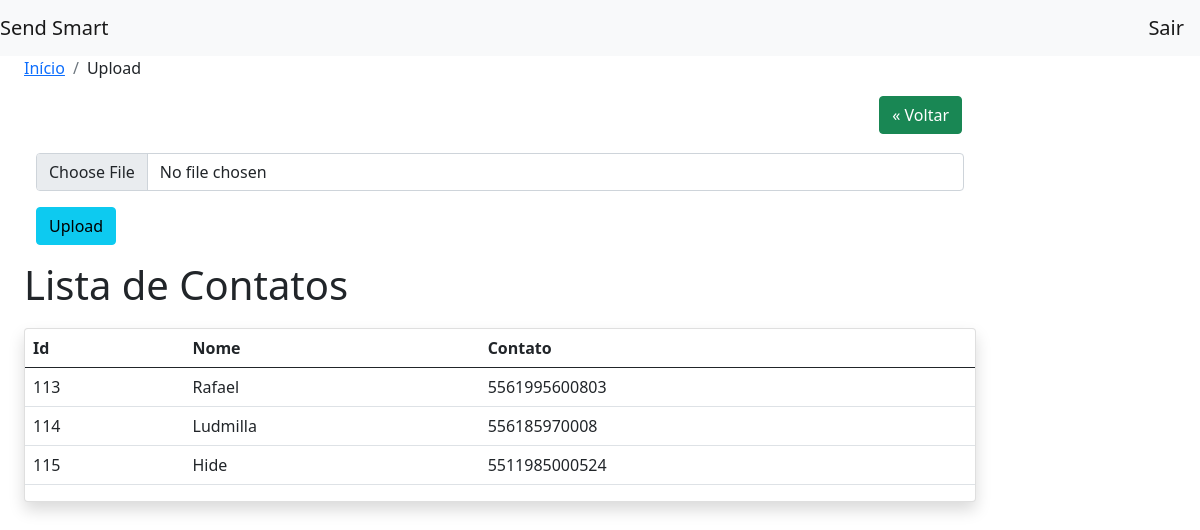
Before: /upload with the older database file.
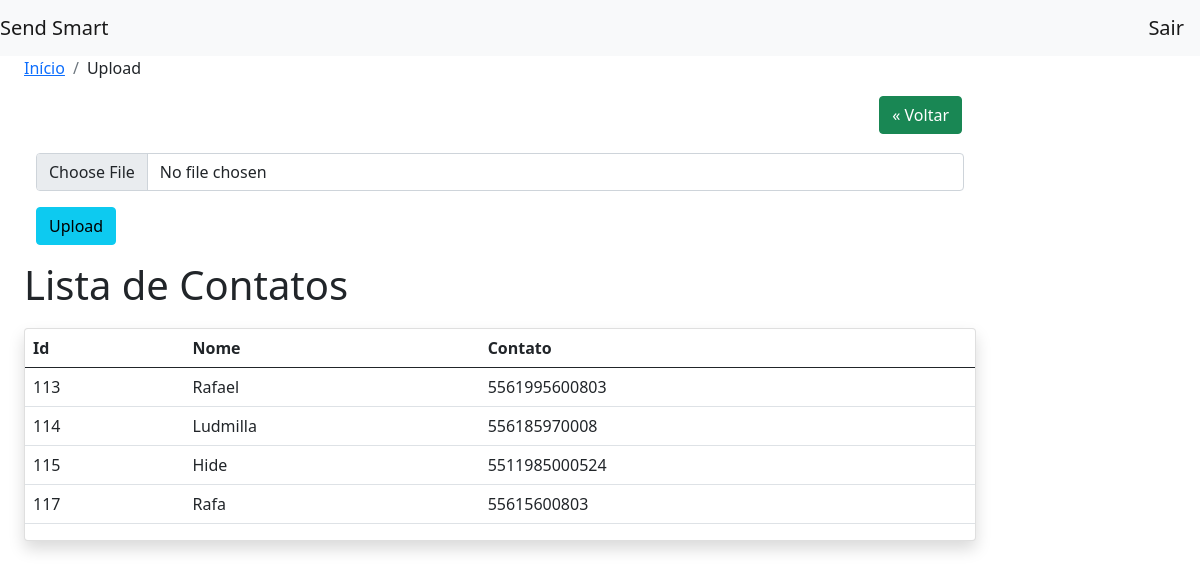
After: the same page with the newer database file.
### contatos/models.py (models this page shows, shortened)
class Contato(models.Model):
    nome= models.CharField(max_length=100, unique=True)
    contato=models.CharField(max_length=20)
    data_update=models.DateTimeField(auto_now=True)
    data_criacao=models.DateTimeField(auto_now=True)
    selecionado=models.BooleanField(default=False)

### csvs/views.py (the view, shortened to what this page needs)
def upload_file_view(request):
    form = CsvModelForm (request.POST or None, request.FILES or None)
    contatos=Contato.objects.all()
    try:
        return render (request, 'csvs/upload.html',{'form':form,'contatos':contatos})
    except:
            messages.error(request, "Já existe esse arquivo cadastrado")
            messages.get_messages(request).used=True
            return render (request, 'csvs/upload.html',{'form':form,'contatos':contatos})

### csvs/forms.py
class CsvModelForm(forms.Form):
    arquivo= forms.FileField(label='',
                             widget=forms.FileInput
                             (attrs={'class':'form-control', 'accept':".csv"}),
                             validators=[validate_file_extension])

### csvs/templates/csvs/upload.html (shortened to what this page needs)
{%extends 'base.html' %}
{% block content%}
<nav aria-label="breadcrumb">
    <ol class="breadcrumb">
      <li class="breadcrumb-item"><a href="http://127.0.0.1:8000">Início</a></li>
      <li class="breadcrumb-item"aria-current="page">Upload</li>
    </ol>
  </nav>
<div class="margin-bottom" style="text-align: right;margin: 0 14px; margin-bottom: 1.2rem">
    <a href="http://127.0.0.1:8000/" class="btn btn-success">&laquo; Voltar</a>
</div>
<div class="container-fluid " id="formulario">
    <form action="" method="POST" class="form-group" enctype="multipart/form-data">
        {{form.as_p}}
        <button type="submit" class="btn btn-info">Upload</button>
</form>
</div>
<div>
    {%if contatos%}
        <h1 style="margin-bottom: 1.2rem">Lista de Contatos</h1>
        <div class="card shadow mb-4">
            <table class="table ">
                <thead>
                <tr>
                    <th scope="col">Id</th>
                    <th scope="col">Nome</th>
                    <th scope="col">Contato</th>
                </tr>
                </thead>
                <tbody>
                {%for contato in contatos%}
                <tr>
                    <td>{{contato.pk}}</td>
                    <td>{{contato.nome}}</td>
                    <td>{{contato.contato}}</td>
                </tr>
                {%endfor%}
                </tbody>
            </table>
        </div>
{% endif %}
</div>
{% endblock content%}

Changed rows visible on the page:
added Contato: pk "117", nome "Rafa", contato "55615600803"
